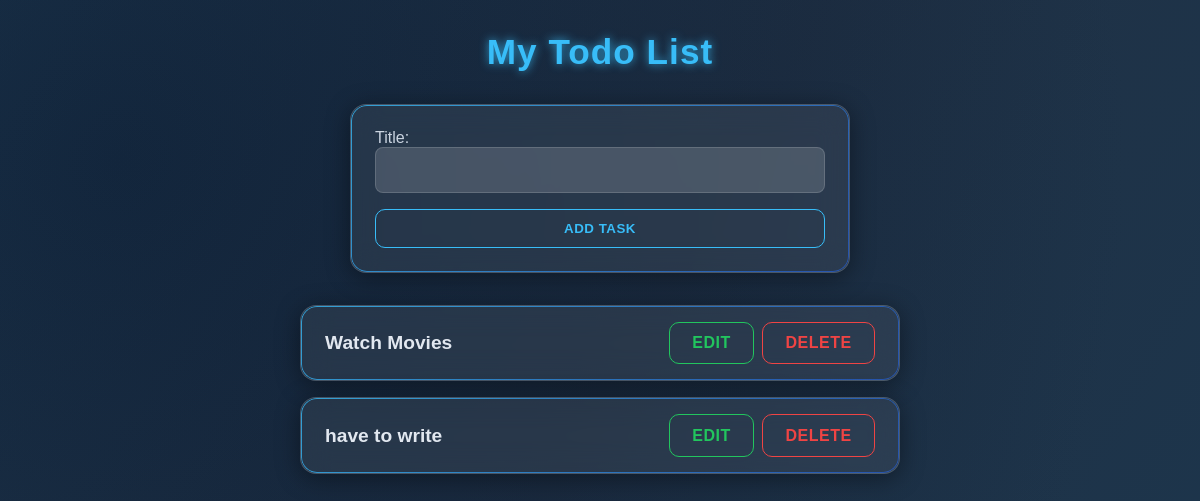
Before: / with the older database file.
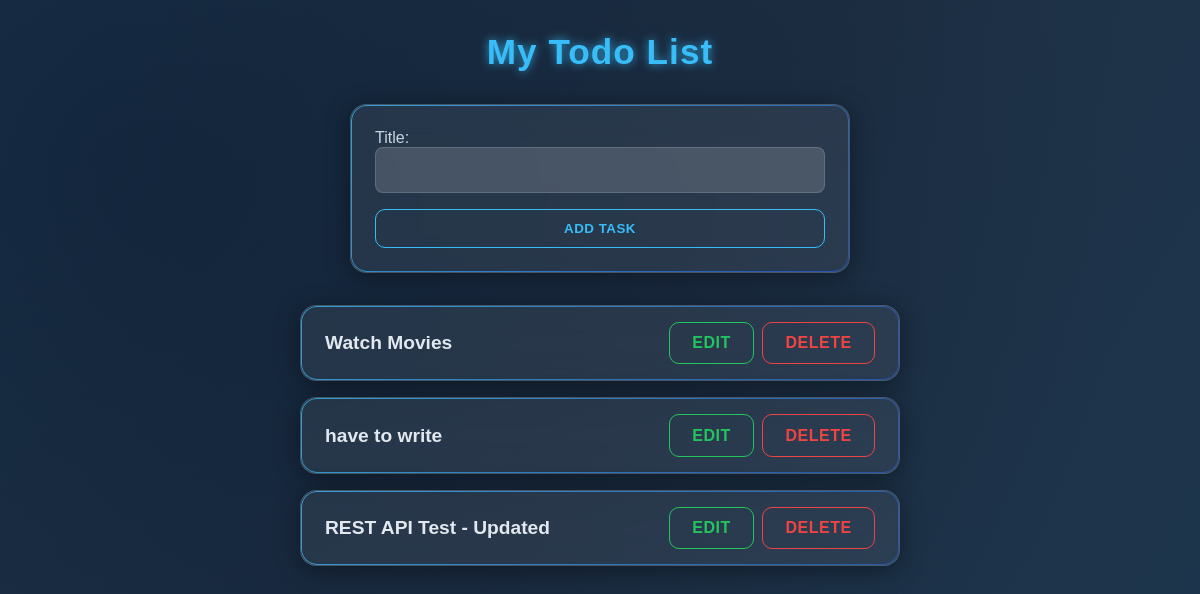
After: the same page with the newer database file.
### todo_list/models.py (models this page shows, shortened)
class Todo(models.Model):
    title = models.CharField(max_length=100, null = False, blank = False)
    created_at = models.DateField(auto_now_add=True)

### todo_list/views.py (the view)
# urls.py: 2. Add a URL to urlpatterns:  path('', views.home, name='home')
def home(request):
    form = TodoForm()
    if request.method == 'POST':
        form = TodoForm(request.POST)
        if form.is_valid():
            form.save()
            return redirect('home')
    tasks = Todo.objects.all()
    return render(request, 'home.html', {'tasks': tasks, 'form':form})

### todo_list/forms.py
class TodoForm(forms.ModelForm):
    class Meta:
        model = Todo
        fields = ['title']

### todo_list/templates/home.html (shortened to what this page needs)
{% load static %}
<!DOCTYPE html>
<html lang="en">
<head>
    <link rel="stylesheet" href="{% static 'styles.css' %}">
</head>
<body>
    <header class="header">
        <h1 class="title">My Todo List</h1>
    </header>
    <section class="add-section">
        <form action="" method="post">
            {{form.as_p}}
            <button type="submit" class="btn add-btn">Add Task</button>
        </form>
    </section>
    <main class="task-container">
        {% for task in tasks %}
        <div class="task-card">
            <h2 class="task-title">{{task.title}}</h2>
            <div class="task-buttons">
                <a href="{% url 'update' task.id %}" class="btn edit-btn">Edit</a>
                <a href="{% url 'delete' task.id %}" class="btn delete-btn">Delete</a>
            </div>
        </div>
        {% empty %}
            <h2 class="no-task">No Task Yet!</h2>
        {% endfor %}
    </main>
</body>
</html>

### todo_list/static/styles.css (style rules this page uses)
* { margin: 0; padding: 0; box-sizing: border-box; font-family: "Poppins", sans-serif; text-decoration: none; }
body { min-height: 100vh; background: radial-gradient(circle at 10% 20%, #0f172a, #1e293b 80%); color: #f1f5f9; display: flex; flex-direction: column; align-items: center; padding: 2rem 1rem; overflow-x: hidden; position: relative; }
body::before { content: ""; position: absolute; inset: 0; background: linear-gradient(120deg, rgba(56,189,248,0.1), rgba(56,189,248,0.05), rgba(14,165,233,0.1)); animation: moveBg 12s infinite alternate ease-in-out; z-index: 0; pointer-events: none; }
.header { text-align: center; margin-bottom: 2rem; z-index: 1; }
.title { font-size: 2.2rem; color: #38bdf8; text-shadow: 0 0 10px rgba(56, 189, 248, 0.8); font-weight: 700; letter-spacing: 1px; }
.add-section { position: relative; background: rgba(255, 255, 255, 0.07); border: 1px solid rgba(255, 255, 255, 0.15); backdrop-filter: blur(15px); border-radius: 1rem; box-shadow: 0 4px 25px rgba(0, 0, 0, 0.4); width: 100%; max-width: 500px; padding: 1.5rem; margin-bottom: 2rem; z-index: 1; }
.add-section::before { content: ""; position: absolute; inset: 0; border-radius: inherit; padding: 1px; background: linear-gradient(135deg, rgba(56,189,248,0.8), rgba(37,99,235,0.6)); mask: linear-gradient(#fff 0 0) content-box, linear-gradient(#fff 0 0); mask-composite: exclude; -webkit-mask-composite: destination-out; pointer-events: none; }
.add-section form { display: flex; flex-direction: column; gap: 1rem; }
.add-section input[type="text"], .add-section textarea { width: 100%; padding: 0.8rem; border-radius: 0.5rem; border: 1px solid rgba(255,255,255,0.15); background: rgba(255,255,255,0.15); color: #fff; font-size: 1rem; outline: none; transition: 0.2s; }
.add-section label { color: #cbd5e1; font-weight: 500; }
.btn { padding: 0.7rem 1.4rem; border: none; border-radius: 10px; cursor: pointer; font-weight: 600; text-transform: uppercase; letter-spacing: 0.5px; transition: 0.3s ease; position: relative; overflow: hidden; z-index: 1; background: transparent; }
.btn::before { content: ""; position: absolute; inset: 0; background: linear-gradient(90deg, #38bdf8, #0ea5e9, #3b82f6); opacity: 0; transition: opacity 0.3s ease; z-index: -1; border-radius: inherit; }
.add-btn { color: #38bdf8; border: 1px solid #38bdf8; }
.edit-btn { color: #22c55e; border: 1px solid #22c55e; }
.delete-btn { color: #ef4444; border: 1px solid #ef4444; }
.task-container { display: grid; gap: 1rem; width: 100%; max-width: 600px; z-index: 1; }
.task-card { position: relative; background: rgba(255,255,255,0.07); border: 1px solid rgba(255,255,255,0.15); backdrop-filter: blur(15px); border-radius: 1rem; padding: 1rem 1.5rem; box-shadow: 0 4px 25px rgba(0,0,0,0.4); display: flex; justify-content: space-between; align-items: center; transition: all 0.3s ease; animation: floatCard 6s ease-in-out infinite alternate; }
.task-card::before { content: ""; position: absolute; inset: 0; border-radius: inherit; padding: 1px; background: linear-gradient(135deg, rgba(56,189,248,0.8), rgba(37,99,235,0.6)); mask: linear-gradient(#fff 0 0) content-box, linear-gradient(#fff 0 0); mask-composite: exclude; -webkit-mask-composite: destination-out; pointer-events: none; }
.task-title { font-size: 1.2rem; color: #e2e8f0; }
.task-buttons { display: flex; gap: 0.5rem; }

Changed rows visible on the page:
added Todo: title "REST API Test - Updated"
